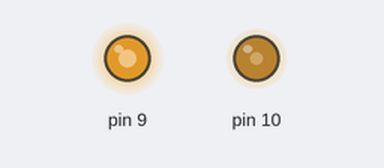
A sketch run on a simulated Arduino Mega 2560, built with avr-gcc and run on an emulated ATmega2560. On the bench: output pins drawn as LEDs (lit = HIGH). At 0.0 s the program stops and its outputs stay as they are.

Above: at 0.1 s.
Timing chart, 0 to 1.5 s (numbered marks = the images above):
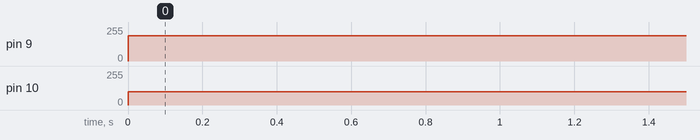

Measured:
- by itself, pin 9: 0/255 → 188/255 at 0.00 s
- by itself, pin 10: 0/255 → 100/255 at 0.00 s

The sketch:

main.ino
```cpp
#define F_CPU 16000000UL // частота - 16MHz

#include <avr/io.h> // Бібліотека вводу/виводу

int main(void) {
    DDRB |= (1 << DDB4);            // PB4=OC2A=D10 як ВИХІД
    DDRH |= (1 << DDH6);            // PH6=OC2B=D9 як ВИХІД

    TCCR2A |= (1 << WGM20);        // встановлюємо режим
    TCCR2B |= (1 << CS20) | (1 << CS21);    // дільник 32

    TCCR2A |= (1 << COM2A0) | (1 << COM2A1);    // режим інвертованого ШІМ-сигналу
    TCCR2A |= (1 << COM2B1);        // режим неінвертованого ШІМ-сигналу

    OCR2A = 155;                // максимум OCR2A
    OCR2B = 188;            // максимум OCR2B

    while (1) {}; //основна програма
}
```
